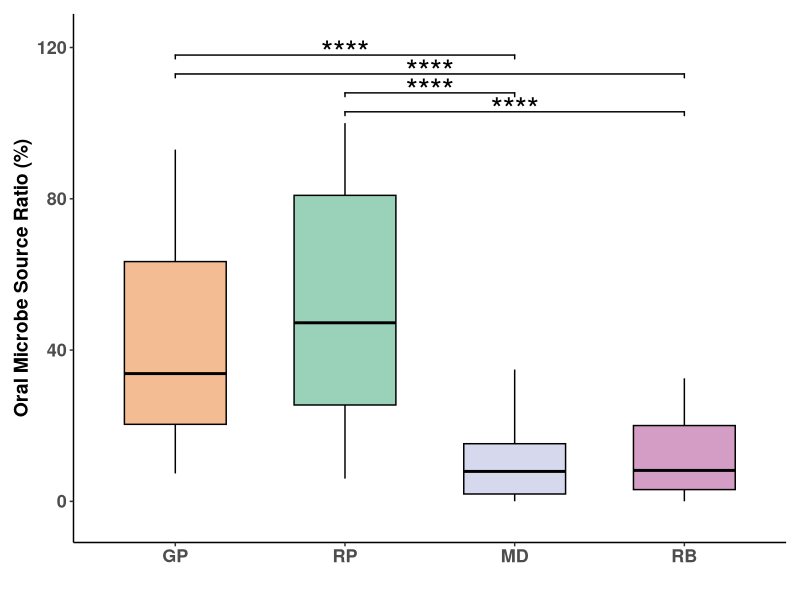
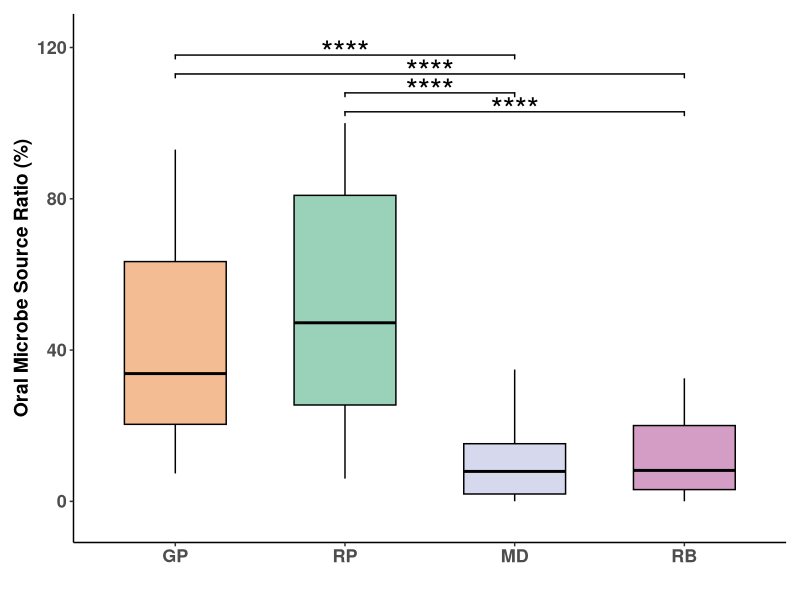

The R source for these figures, in order:
library(ggplot2)
library(dplyr)
library(ggsignif)
library(stats)
options(warn = -1)
# 1. 数据导入与预处理
df <- read.csv("oral_ratio_data.csv", header = TRUE, encoding = "UTF-8")
df_clean <- df %>% filter(Oral_ratio != 0)
df_clean$Species <- factor(df_clean$Species, levels = c("GP", "RP", "MD", "RB"))
# 2. Kruskal-Wallis 全局检验
kw_res <- kruskal.test(Oral_ratio ~ Species, data = df_clean)
cat("==== Kruskal-Wallis 全局检验结果 ====\n")
print(kw_res)
# 3. 定义全部6组两两对比
all_comp <- list(
  c("GP", "RP"),
  c("GP", "MD"),
  c("GP", "RB"),
  c("RP", "MD"),
  c("RP", "RB"),
  c("MD", "RB"))
comp_names <- c("GP vs RP","GP vs MD","GP vs RB","RP vs MD","RP vs RB","MD vs RB")
# 4. 批量计算Wilcoxon检验 + FDR校正P值，输出完整P值表格（附表用）
p_raw <- c()
for (pair in all_comp) {
  sub1 = df_clean$Oral_ratio[df_clean$Species == pair[1]]
  sub2 = df_clean$Oral_ratio[df_clean$Species == pair[2]]
  wt = wilcox.test(sub1, sub2)
  p_raw = c(p_raw, wt$p.value)}
p_fdr <- p.adjust(p_raw, method = "fdr")
# 构建P值结果表
p_table <- data.frame(
  Comparison = comp_names,
  Raw_P = p_raw,
  FDR_adjust_P = p_fdr)
cat("\n==== 两两比较原始P值 & FDR校正P值（补充表）====\n")
print(p_table, row.names = F)
# 5. 筛选显著组别（P < 0.05） + 手动精准赋值星号
# 对应顺序：GP-RP(ns), GP-MD(****), GP-RB(****), RP-MD(****), RP-RB(****), MD-RB(ns)
sig_comp <- all_comp[c(2,3,4,5)]
sig_star <- c("****","****","****","****")
# 对应高度（只保留4条显著线的高度）
max_y <- max(df_clean$Oral_ratio)
y_pos_sig <- c(
  max_y * 1.13,
  max_y * 1.08,
  max_y * 1.03,
  max_y * 0.98)
# 6. 绘图：只标****，无任何P值、无显著组不显示
p <- ggplot(df_clean, aes(x = Species, y = Oral_ratio, fill = Species)) +
  geom_boxplot(
    width = 0.6,
    color = "black",
    size = 0.5,
    outlier.shape = NA,
    alpha = 0.8) +
  scale_fill_manual(values = c(
    "GP" = "#F1AB78",
    "RP" = "#80C7A7",
    "MD" = "#CBCFE9",
    "RB" = "#C884B6")) +
  scale_y_continuous(labels = function(x) x*100, expand = c(0.05,0.05)) +
  geom_signif(
    comparisons = sig_comp,
    annotations = sig_star,
    y_position = y_pos_sig,
    tip_length = 0.01,
    size = 0.5,
    textsize = 8,
    vjust = 0.6,
    color = "black") +
  labs(x = "", y = "Oral Microbe Source Ratio (%)") +
  theme_bw() +
  theme(
    panel.grid.major = element_blank(),
    panel.grid.minor = element_blank(),
    panel.border = element_blank(),
    axis.line = element_line("black", 0.5),
    axis.title.y = element_text(size = 14, face = "bold"),
    axis.text = element_text(size = 13, face = "bold"),
    legend.position = "none",
    plot.margin = margin(10,10,10,10))
print(p)
# 保存图片
ggsave(
  "oral_ratio_boxplot_final_staronly.pdf",
  plot = p, width = 6, height = 5, device = "pdf", dpi = 300)
# 导出完整P值附表
write.csv(p_table, "pairwise_pvalue_FDR.csv", row.names = F, fileEncoding = "UTF-8")
options(warn = 0)
